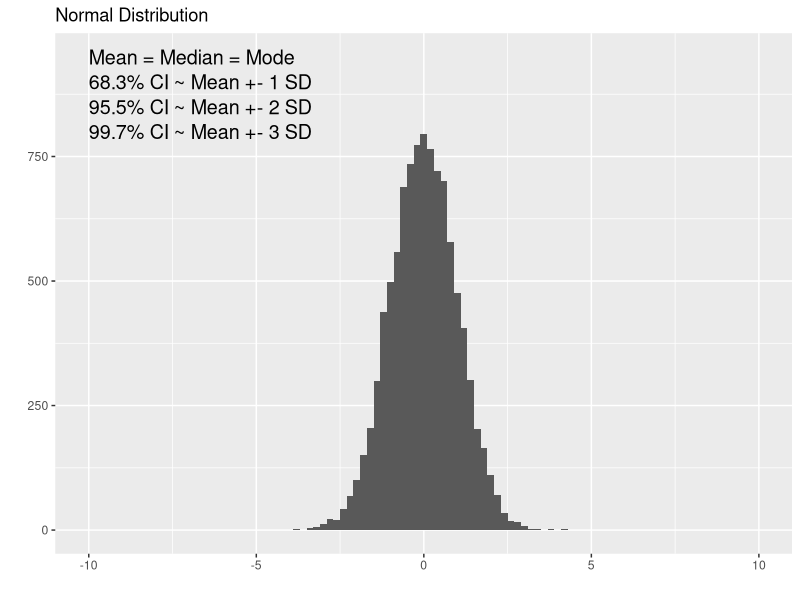
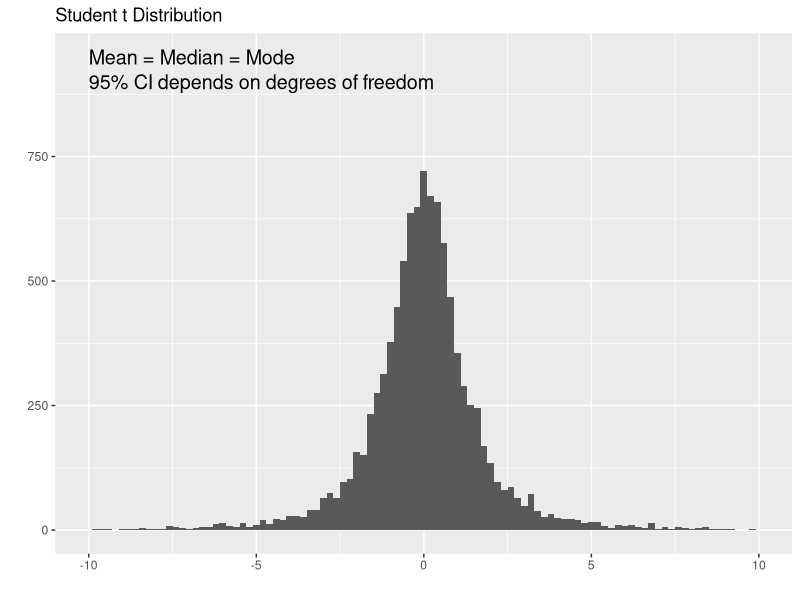
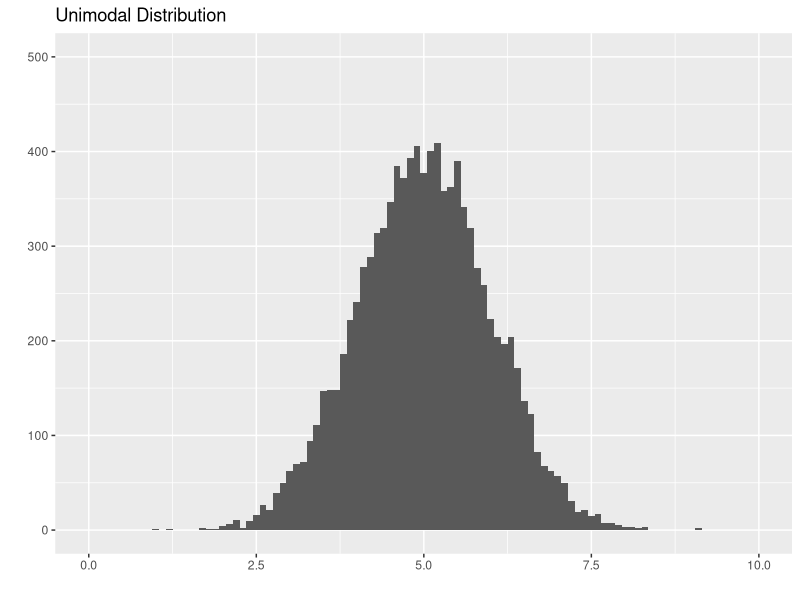
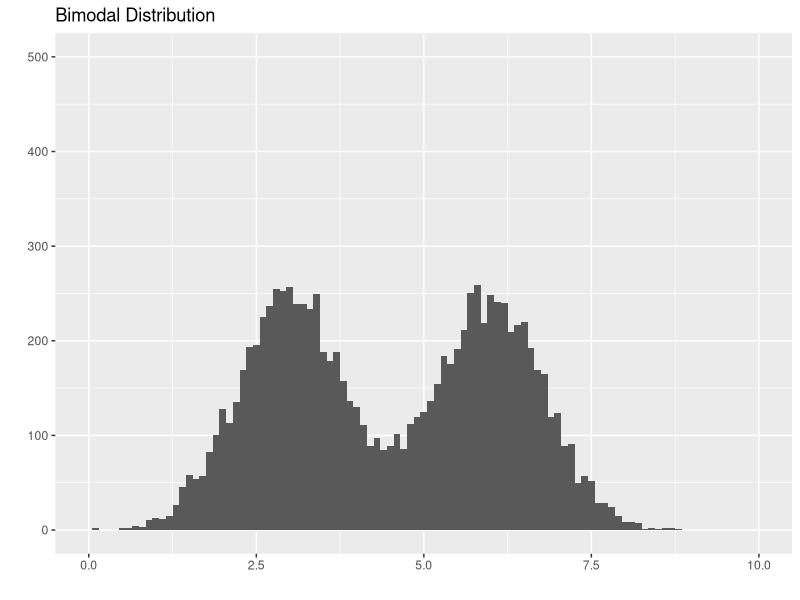
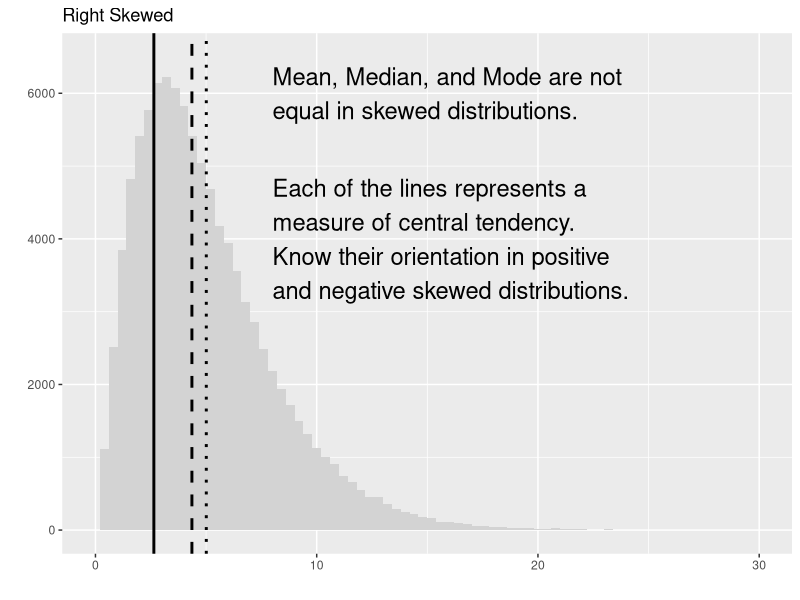
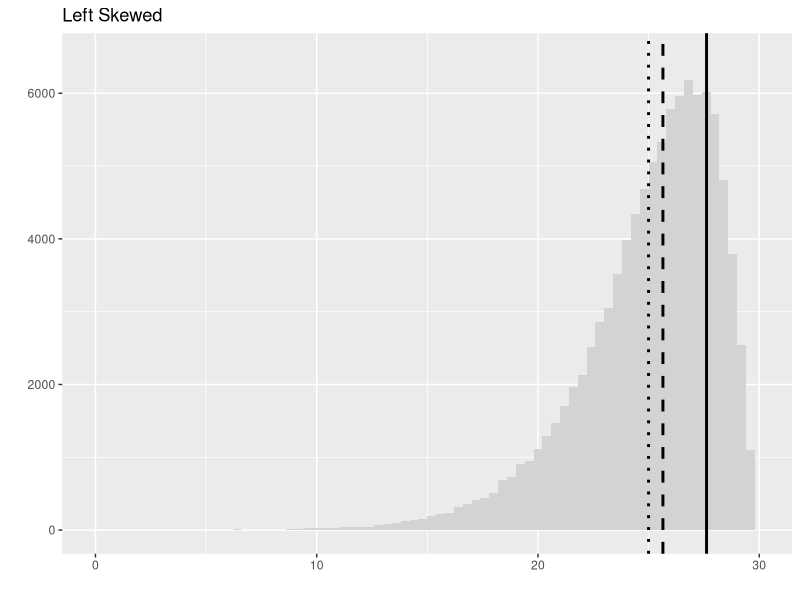
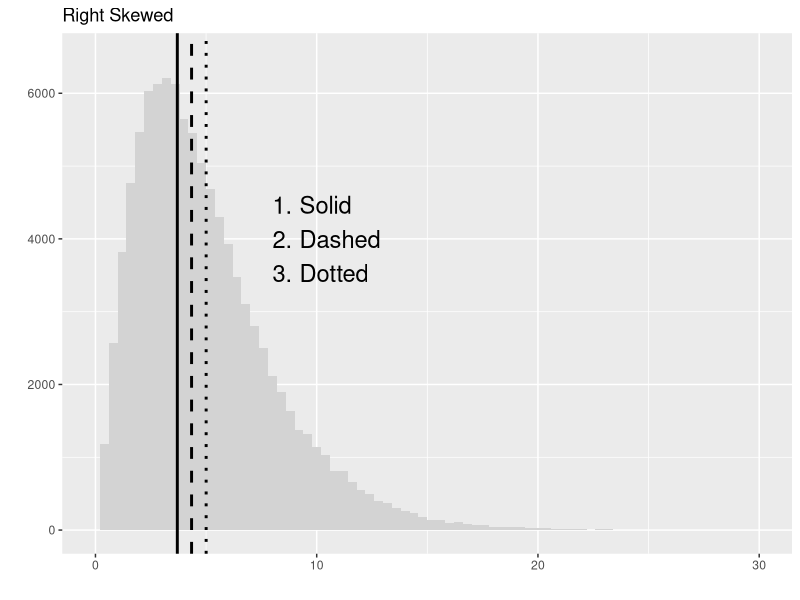
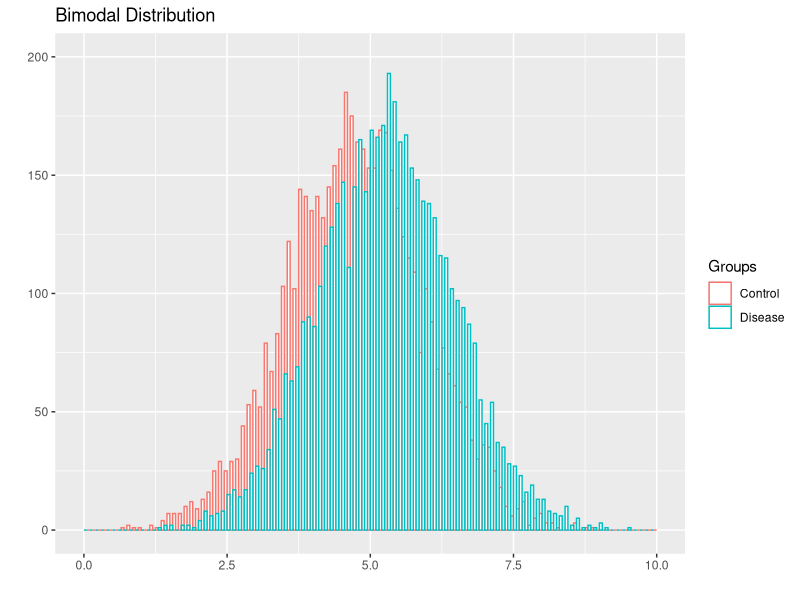

Write R code to recreate these figures, in order.
## ---- chunk 1
library(ggplot2)
library(cowplot)
norm <- rnorm(10000, sd = 1)
ggplot(data.frame(data = norm), aes(data)) + 
  geom_histogram(binwidth = 0.2) + 
  xlim(-10, 10) + 
  ylim(0, 950) +
  ggtitle("Normal Distribution") + 
  labs(x="", y="") +
  annotate("text", x = -10, y = 950, label = "Mean = Median = Mode", size=5, hjust = 0) +
  annotate("text", x = -10, y = 900, label = "68.3% CI ~ Mean +- 1 SD", size=5, hjust = 0) +
  annotate("text", x = -10, y = 850, label = "95.5% CI ~ Mean +- 2 SD", size=5, hjust = 0) +
  annotate("text", x = -10, y = 800, label = "99.7% CI ~ Mean +- 3 SD", size=5, hjust = 0)
## ---- chunk 2
library(ggplot2)
library(cowplot)
studentt <- rt(10000, df=2)
ggplot(data.frame(data = studentt), aes(data)) + 
  geom_histogram(binwidth = 0.2)  + 
  xlim(-10, 10) + 
  ylim(0, 950) +
  ggtitle("Student t Distribution") + 
  labs(x="", y="") +
  annotate("text", x = -10, y = 950, label = "Mean = Median = Mode", size=5, hjust = 0) +
  annotate("text", x = -10, y = 900, label = "95% CI depends on degrees of freedom", size=5, hjust = 0)
## ---- chunk 3
library(ggplot2)
library(cowplot)
norm <- rnorm(10000, mean = 5, sd = 1)
ggplot(data.frame(data = norm), aes(data)) + 
  geom_histogram(binwidth = 0.1) + 
  xlim(0, 10) + 
  ylim(0, 500) +
  ggtitle("Unimodal Distribution") + 
  labs(x="", y="")
## ---- chunk 4
library(ggplot2)
library(cowplot)
norm1 <- rnorm(5000, mean = 3, sd = 0.8)
norm2 <- rnorm(5000, mean = 6, sd = 0.8)
ggplot(data.frame(data = c(norm1, norm2)), aes(data)) + 
  geom_histogram(binwidth = 0.1) + 
  xlim(0, 10) + 
  ylim(0, 500) +
  ggtitle("Bimodal Distribution") + 
  labs(x="", y="")
## ---- chunk 5
library(ggplot2)
library(cowplot)
Mode <- function(x) {
  ux <- unique(x)
  ux[which.max(tabulate(match(x, ux)))]
}
r.skew <- rchisq(100000, df = 5)
ggplot(data.frame(data = r.skew), aes(data)) +
  geom_histogram(binwidth = 0.4, fill = 'lightgray') + 
  geom_vline(xintercept = mean(r.skew), linetype = 'dotted', lwd = 1) +
  geom_vline(xintercept = median(r.skew), linetype = "dashed", lwd = 1) +
  geom_vline(xintercept = Mode(round(r.skew, digits = 2)), linetype = "solid", lwd = 1) +
  xlim(0, 30) + 
  ylim(0, 6500) +
  ggtitle("Right Skewed") + 
  labs(x="", y="") +
  annotate("text", x = 8, y = 6000, label = "Mean, Median, and Mode are not\nequal in skewed distributions.", size = 6, hjust = 0) +
  annotate("text", x = 8, y = 4000, label = "Each of the lines represents a\nmeasure of central tendency.\nKnow their orientation in positive\nand negative skewed distributions.", size = 6, hjust = 0)
## ---- chunk 6
library(ggplot2)
library(cowplot)
Mode <- function(x) {
  ux <- unique(x)
  ux[which.max(tabulate(match(x, ux)))]
}
l.skew <- 30 - rchisq(100000, df = 5)
ggplot(data.frame(data = l.skew), aes(data)) + 
  geom_histogram(binwidth = 0.4, fill = 'lightgray') + 
  geom_vline(xintercept = mean(l.skew), linetype = 'dotted', lwd = 1) +
  geom_vline(xintercept = median(l.skew), linetype = "dashed", lwd = 1) +
  geom_vline(xintercept = Mode(round(l.skew, digits = 2)), linetype = "solid", lwd = 1) +
  xlim(0, 30) + 
  ylim(0, 6500) +
  ggtitle("Left Skewed") + 
  labs(x="", y="")
## ---- chunk 7
library(ggplot2)
library(cowplot)
Mode <- function(x) {
  ux <- unique(x)
  ux[which.max(tabulate(match(x, ux)))]
}
r.skew <- rchisq(100000, df = 5)
ggplot(data.frame(data = r.skew), aes(data)) +
  geom_histogram(binwidth = 0.4, fill = 'lightgray') + 
  geom_vline(xintercept = mean(r.skew), linetype = 'dotted', lwd = 1) +
  geom_vline(xintercept = median(r.skew), linetype = "dashed", lwd = 1) +
  geom_vline(xintercept = Mode(round(r.skew, digits = 2)), linetype = "solid", lwd = 1) +
  xlim(0, 30) + 
  ylim(0, 6500) +
  ggtitle("Right Skewed") + 
  labs(x="", y="") +
  annotate("text", x = 8, y = 4000, label = "1. Solid\n2. Dashed\n3. Dotted", size = 6, hjust = 0)

## ---- chunk 8
library(ggplot2)
library(cowplot)
norm1 <- rnorm(5000, mean = 4.75, sd = 1.2)
norm2 <- rnorm(5000, mean = 5.25, sd = 1.2)
ggplot(data.frame(data = c(norm1, norm2), Groups = c(rep('Control', length(norm1)), rep('Disease', length(norm2)))), aes(data, color = Groups)) + 
  geom_histogram(binwidth = 0.1, fill = 'white', position="dodge") + 
  xlim(0, 10) + 
  ylim(0, 200) +
  ggtitle("Bimodal Distribution") + 
  labs(x="", y="")
## ---- chunk 9
  norm1 <- rnorm(5000, mean = 4.75, sd = 1.2)
  norm2 <- rnorm(5000, mean = 5.25, sd = 1.2)
  (t.test(norm1, norm2))$p.value
## ---- chunk 10
library(ggplot2)
library(cowplot)
pos <- ggplot(mtcars, aes(x=wt, y=hp)) + 
  geom_point() + 
  ggtitle("Positive Correlation") + 
  labs(x="Weight", y="Horse Power")
neg <- ggplot(mtcars, aes(x=wt, y=mpg)) + 
  geom_point() + 
  ggtitle("Negative Correlation") + 
  labs(x="Weight", y="Fuel Efficiency (mpg)")

plot_grid(pos, neg)
## ---- chunk 11
library(ggplot2)
library(cowplot)
pos <- ggplot(mtcars, aes(x=wt, y=hp)) + 
  geom_point() + 
  geom_smooth(method='lm',formula=y~x) +
  ggtitle("Positive Correlation") + 
  labs(x="Weight", y="Horse Power")
show(pos)
